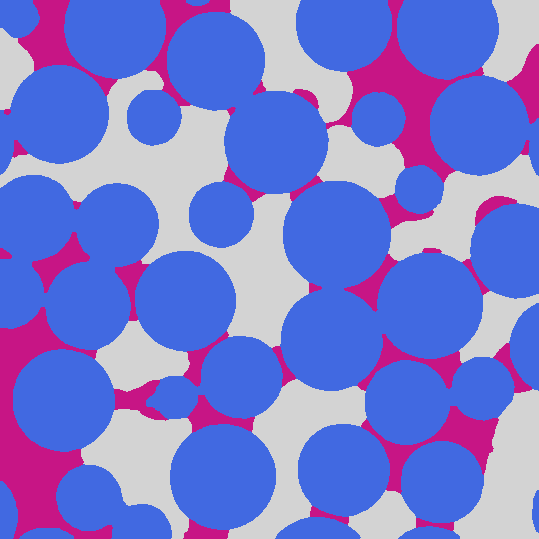
%> input picture 2DCoarseAndFineEstimate/basins000.tif, 539 x 539 px
$ octave Compute2D.m   (GNU Octave 9; MATLAB toolbox functions it lacks are replaced by stand-ins)
%> lines starting %> are read from the running program, lines starting %| are printed output that depends on the picture
### 2DCoarseAndFineEstimate/fun_change_pixel_labels.m
function [P] = fun_change_pixel_labels(P)
% This function changes pixel labels from numeric (0,1,2,3, 0r 4) to characters
% (N, W, S)

% such that: 0, 1, 2, 3, or 4 are phases labelled from the segmented image
% Where:
% 'N' = Non-wetting phase
% 'W' = Wetting phase, and
% 'S' = Solid phase


% POSSIBLE CASES
%ind==2, we have input image segmented as: 0 1 2    (min=0, max=2)
%ind==3, we have input image segmented as: 0 1 2 3  (min=0, max=3)
%ind==4, we have input image segmented as: 1 2 3    (min=1, max=3)
%ind==5, we have input image segmented as: 1 2 3 4  (min=1, max=4)
%ind==6, we have input image segmented as: 2 3 4    (min=2, max=4)

ind2 = min(P(1:end));
ind1 = max(P(1:end));
ind  = ind1 + ind2;

for ii = 1:numel(P)
    switch ind % we have 3 segmented phases labelled as 0,1,2
        case 2
            if P(ii) == 0
                P(ii) = 'N';
            elseif P(ii) == 1
                P(ii) = 'W';
            elseif P(ii) == 2
                P(ii) = 'S';
            end
        case 3  % we have 4 segmented phases labelled as 0,1,2,3
            if P(ii) == 1
                P(ii) = 'N';
            elseif P(ii) == 2
                P(ii) = 'W';
            elseif P(ii) == 3
                P(ii) = 'S';
            end
        case 4  % we have 3 segmented phases labelled as 1,2,3
            if P(ii) == 1
                P(ii) = 'N';
            elseif P(ii) == 2
                P(ii) = 'W';
            elseif P(ii) == 3
                P(ii) = 'S';
            end
        case 5  % we have 4 segmented phases labelled as 1,2,3,4
            if P(ii) == 2
                P(ii) = 'N';
            elseif P(ii) == 3
                P(ii) = 'W';
            elseif P(ii) == 4
                P(ii) = 'S';
            end
        case 6 % we have 3 segmented phases labelled as 2,3,4
            if P(ii) == 2
                P(ii) = 'N';
            elseif P(ii) == 3
                P(ii) = 'W';
            elseif P(ii) == 4
                P(ii) = 'S';
            end
    end

end

end

### 2DCoarseAndFineEstimate/fun_computeCA.m
function [ThetaNorm, ThetaModel,cp] = fun_computeCA(P,compType,SearchRadius,minR,maxErr,SMALL,plotFigure,plotSearchradius)

%<-- Plot the image
if plotFigure
    RI = imref2d(size(P),[1 size(P, 2)],[1 size(P, 1)]);
    figure, imshow(P, RI, [], 'InitialMagnification','fit')
    grid on;
    hold on;
end

%<-- Change pixel labels to letter notations
[P] = fun_change_pixel_labels(P);

%<-- Obtain the image size
[ny, nx] = size(P);


%<-- Obtain full output mesh from grid vectors (1:ny and 1:nx)
[yGrids, xGrids] = meshgrid(1:ny, 1:nx);
gridCoords       = [xGrids(:), yGrids(:)];        %node coordinates


%%%%%%%%%%%%%%%% Compute the normal vectors around each node
%<-- Create a cell array to store your normal vectors
Allvectors = cell(ny*nx, 4);

for inode = 1:ny*nx;
    %Determine the x and y-coords of each node
    [ix, iy] = fun_get_ixiy_from_inode(gridCoords, inode);

    %Compute normal vectors at each face around each node
    [n, s, e, w] = fun_find_normal_vectors(iy, ix, P);

    %Assign the vector at each face to a location in the storage cell
    Allvectors{inode,1} = n;
    Allvectors{inode,2} = s;
    Allvectors{inode,3} = e;
    Allvectors{inode,4} = w;
end

%<-- Find contactpoints
[contactPoints, cp, Allvectors] = fun_findcontactpoints(Allvectors, gridCoords);

%<-- Pre-allocate storage for contact angles (CA)
ThetaNorm  = NaN(numel(contactPoints), 1);  %CA due to average normal vector
ThetaModel = NaN(numel(contactPoints), 1);  %CA due to curve fitting

%initialize inode_S and N to contactPointNodes
inode_in  = contactPoints;

%initialize the coordinates of x-point for the solid and non-wetting phases
xpoints = [];
xpointn = [];

%<-- Compute contact angles
for ncp = 1 : numel(contactPoints)

    %<-- Plot the search radius
    if plotSearchradius
       fun_number_contactPoints(ncp, cp, SearchRadius)
    end

    %<-- Find all X-points for WS ans WN interphases
    [avg_ns, xpoints] = fun_findXpoints('S', ncp, gridCoords, cp, inode_in, nx, contactPoints, SearchRadius,  minR,Allvectors);
    [avg_nn, xpointn] = fun_findXpoints('N', ncp, gridCoords, cp, inode_in, nx, contactPoints, SearchRadius,  minR,Allvectors);

    %<-- Fit line|curve through the collated WS|WN Xpoints
    [~, ~, errS, nws] = fun_fitLine(cp(ncp,:), xpoints, avg_ns);
    [~, ~, errN, nwn] = fun_fitLine(cp(ncp,:), xpointn, avg_nn);

    %<-- Compute contact angles based on normal vectors & Line fitting
    if compType == 0
        ThetaNorm(ncp,:)  = fun_findTheta(avg_ns, avg_nn, SMALL);

    elseif compType ==1
        if errS < maxErr && errN < maxErr    % for acceptable quality of fitting
            ThetaModel(ncp,:) = fun_findTheta(nws, nwn, SMALL);
        end
    end


end


end

### 2DCoarseAndFineEstimate/fun_obtainSearchRadiusR1.m
function R1 = fun_obtainSearchRadiusR1(dg, Res, compType)
%This function computes the SearchRadius R1, for both the coarse and fine estimate
%from the mean grain diamater and image resolution


% compute the nominal resolution
    NRes    = dg/Res;

    %coarse estimate
if compType == 0
    R1      = -1.8E-05*(NRes^2) + 0.0264*NRes + 2.5488;

    %fine estimate
elseif compType == 1
    R1      = 6.8418*exp(0.0009*NRes) - 5.8942*exp(-0.0148*NRes);
end


end

### 2DCoarseAndFineEstimate/fun_findcontactpoints.m
function [contactPoints, cp, Allvectors] = fun_findcontactpoints(Allvectors, gridCoords)


%<-- Invalidate nodes w/o NaNs(i.e. nodes that contains only S and N normal vectors)
%as well as nodes with multiple faces
for inode = 1: size(Allvectors, 1)
    [Allvectors] = fun_invalidate_nodes(inode, Allvectors);
end

%<-- Determine the contactpoint nodes (or locations)
contactPoints = find(( any(strcmp('S+', Allvectors),2) | any(strcmp('S-', Allvectors),2)) & (any(strcmp('N+', Allvectors),2) | any(strcmp('N-', Allvectors),2)));

%find the coordinates of the contactpoints
cp = gridCoords(contactPoints,:);
end

### 2DCoarseAndFineEstimate/Compute2D.m
clc; clear; close all;

dbstop if error

tic

minR             = 1.5;
SMALL            = 1e-10;
plotFigure       = 0;
plotSearchradius = 0;

%%%%%%%%%%%%%%%%%%%%%%%%% Specify input parameters
%read in image
Name = 'basins000';
P   = imread([Name, '.tif']);
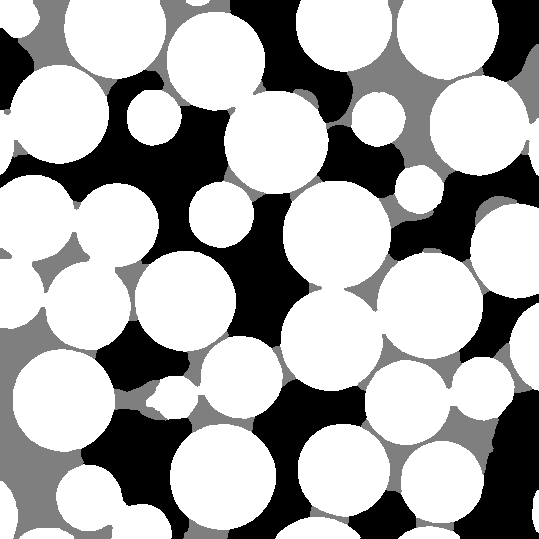
%> P: size 539x539 uint8; min 1, max 3, mean 2.35; drawn with min black and max white

%specify maximum fitting error
maxErr           = 2;

%specify mean grain diameter (in microns)
dg = 966.5;

%specify resolution (in microns)
Res = 10;

%specify computation type (coarse estimate = 0 or fine estimate = 1)
compType      = 1;

%obtain searchRadius
R1 = fun_obtainSearchRadiusR1(dg, Res, compType);

nR = length(R1);
nCpoints     = zeros(nR, 1);
ThetaNormAv  = zeros(nR, 1);
ThetaModelAv = zeros(nR, 1);
ThetaNormSt  = zeros(nR, 1);
ThetaModelSt = zeros(nR, 1);


for iR = 1 : nR
%> (the run ends here)
